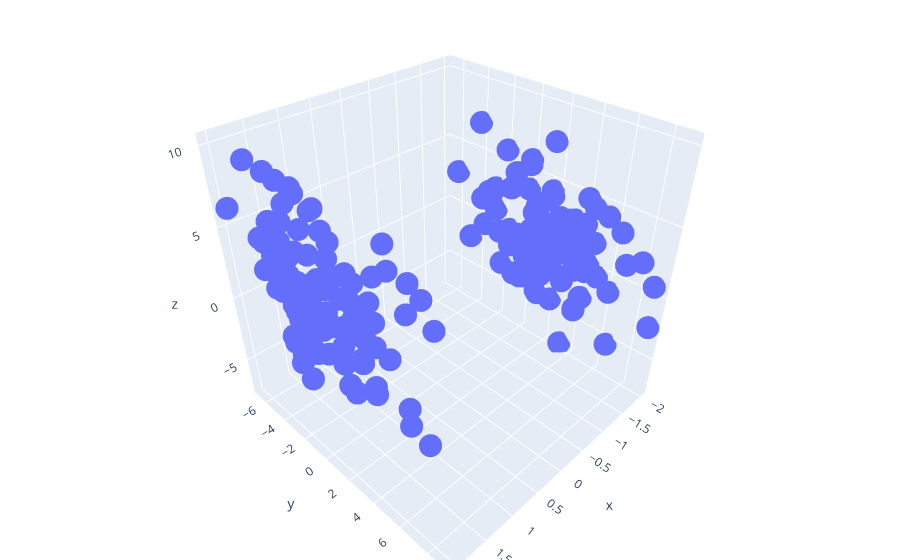

Notebook source saved alongside this figure:
### Markdown cell above
# Fails to detect Clusters

### Code cell
X, int_labels = make_blobs(n_samples=200, centers=2, n_features=2,
                            cluster_std=3, random_state=0, shuffle=False)
cluster_size = X.shape[0]//2
z = np.concatenate([2*np.ones(cluster_size), -2*np.ones(cluster_size)])


X = np.c_[z, X]

# plot 3D 

fig = px.scatter_3d(x=X[:, 0],
                    y=X[:, 1],
                    z=X[:, 2],
                    size_max=0.1)

fig.update_layout(margin=dict(l=0, r=0, b=0, t=0))

### Figure 1 — Plotly figure (JSON) as saved in the notebook; plotly's stock layout.template omitted (floating-point values rounded to 4 significant figures; data arrays with more than 128 entries replaced by an {"elided": "..."} marker saying what was removed)
{"data": [{"hovertemplate": "x=%{x}<br>y=%{y}<br>z=%{z}<extra></extra>", "legendgroup": "", "marker": {"color": "#636efa", "symbol": "circle"}, "mode": "markers", "name": "", "scene": "scene", "showlegend": false, "type": "scatter3d", "x": {"elided": "200 int values"}, "y": {"elided": "200 float values"}, "z": {"elided": "200 float values"}}], "layout": {"legend": {"tracegroupgap": 0}, "margin": {"b": 0, "l": 0, "r": 0, "t": 0}, "scene": {"domain": {"x": [0, 1], "y": [0, 1]}, "xaxis": {"title": {"text": "x"}}, "yaxis": {"title": {"text": "y"}}, "zaxis": {"title": {"text": "z"}}}}}
